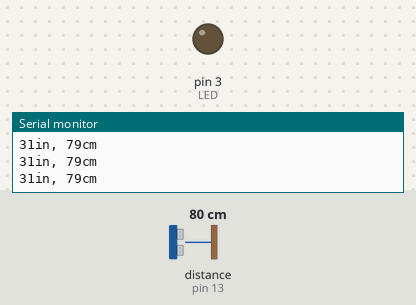
Recording of a sketch running on a simulated Arduino Uno, built with avr-gcc and run on an emulated ATmega328P. Shown: output pins drawn as LEDs (lit = HIGH), the last lines printed to the serial monitor. Wiring (inferred from the names in the program): ultrasonic range finder: trigger pin 12; echo pin 13. The test bench sets the inputs (shaded band); at power-on: distance to the obstacle (sensor on pin 13) 80 cm. The echo pulse lasts 58.3 µs per cm; pins used as bus, display or sensor lines are not drawn.

Above: at 1.2 s.
1.3 s: distance to the obstacle (sensor on pin 13) set to 13 cm
2.8 s: distance to the obstacle (sensor on pin 13) set to 10 cm
At 4.0 s:
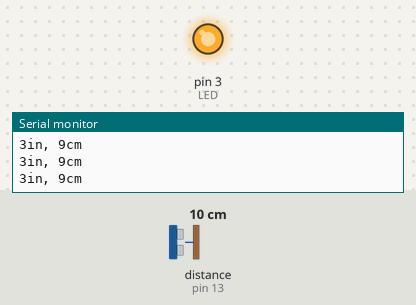
4.3 s: distance to the obstacle (sensor on pin 13) set to 4 cm
5.8 s: distance to the obstacle (sensor on pin 13) set to 2 cm
At 6.6 s:
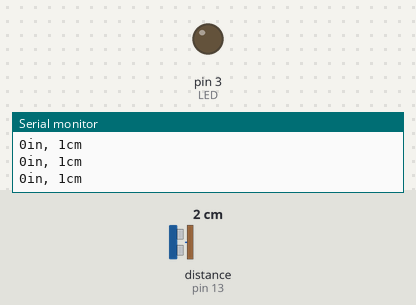
7.3 s: distance to the obstacle (sensor on pin 13) set to 9 cm
At 8.7 s:
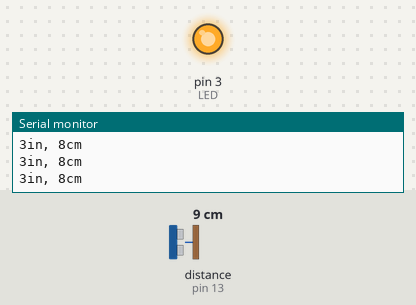
Timing chart, 0 to 9.8 s (numbered marks = the images above; inputs shaded):
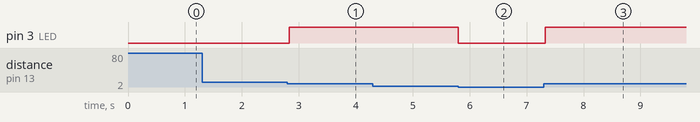

The sketch:

lesson_8.2.ino
```cpp
/*
  keyestudio Mini Tank Robot V3
  lesson 8.2
  Ultrasonic LED
  http://www.keyestudio.com
*/
int trigPin = 12;    // Pin Trig attach to 12
int echoPin = 13;    // Pin Echo attach to 13
int LED = 3;
long duration, cm, inches;
void setup() {
  //enable the serial port
  Serial.begin (9600);//Set the baud rate to 9600
  //Define input and output
  pinMode(trigPin, OUTPUT);
  pinMode(echoPin, INPUT);
  pinMode(LED, OUTPUT);
}
void loop() {
  //
  digitalWrite(trigPin, LOW);
  delayMicroseconds(2);
  digitalWrite(trigPin, HIGH);//At least give 10us high level trigger
  delayMicroseconds(10);
  digitalWrite(trigPin, LOW);
  // The time in high level equals the time gap between the transmission and the return of the ultrasonic sound
  duration = pulseIn(echoPin, HIGH);
  //Translate into distance
  cm = (duration / 2) / 29.1;   // Convert to centimetre
  inches = (duration / 2) / 74; // Convert to inch
  //Serial port print it
  Serial.print(inches);
  Serial.print("in, ");
  Serial.print(cm);
  Serial.print("cm");
  Serial.println();
  if (cm >= 2 && cm <= 10) {
    digitalWrite(LED, HIGH);//LED is on
  } else {
    digitalWrite(LED, LOW); //LED is off
  }
  delay(50);
}
```

Measured:
- the behaviour switches between 12 and 11 cm on distance to the obstacle (sensor on pin 13) (found by bisection; images 0 and 1)
- the behaviour switches between 3 and 2 cm on distance to the obstacle (sensor on pin 13) (found by bisection; images 1 and 2)
- after the input at 2.8 s, pin 3 (LED): LOW → HIGH at once
- after the input at 5.8 s, pin 3 (LED): HIGH → LOW at once
- after the input at 7.3 s, pin 3 (LED): LOW → HIGH at once
